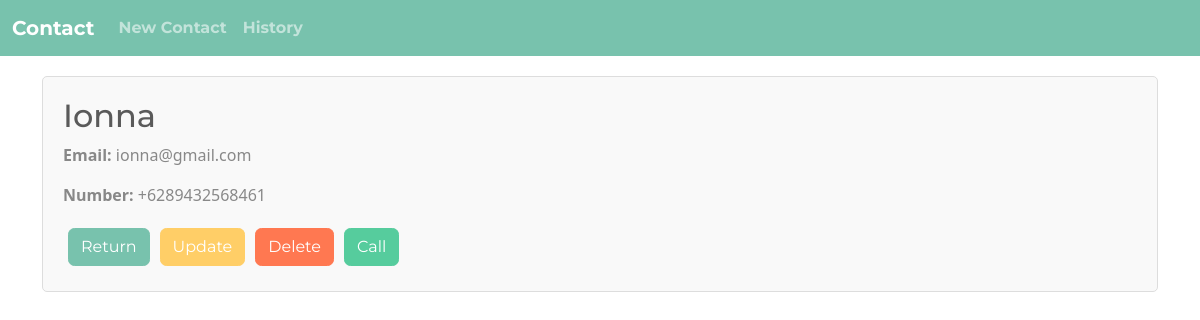
The app's page /contact_detail.php?id=2 with its own data.
### tables this page shows
CREATE TABLE `contact` (
  `id` int(11) NOT NULL,
  `name` varchar(50) NOT NULL,
  `email` varchar(50) NOT NULL,
  `number` varchar(15) NOT NULL,
  `deleted` tinyint(1) NOT NULL DEFAULT 0
);

### contact_detail.php (the view, shortened to what this page needs)
<!DOCTYPE html>
<html lang="en">
<head>
  <link href="https://bootswatch.com/5/minty/bootstrap.min.css" rel="stylesheet">
</head>
<body>
<nav class="navbar navbar-expand-lg bg-primary" data-bs-theme="dark">
  <div class="container-fluid">
    <a class="navbar-brand" href="contact.php"><strong>Contact</strong></a>
    <div class="collapse navbar-collapse" id="navbarColor02">
      <ul class="navbar-nav me-auto">
        <li class="nav-item">
          <a class="nav-link" href="new_contact.html"><strong>New Contact</strong></a>
        </li>
        <li class="nav-item">
          <a class="nav-link" href="history.php"><strong>History</strong></a>
        </li>
      </ul>
    </div>
  </div>
</nav>
<div class="container">
    <?php
    $servername = "localhost";
    $username = "root";
    $password = "";
    $dbname = "contact";
    $conn = new mysqli($servername, $username, $password, $dbname);
    $id = isset($_GET['id']) ? intval($_GET['id']) : 0;
    $sql = "SELECT id, name, email, number, deleted FROM contact WHERE id='$id'";
    $result = $conn->query($sql);
    if ($result->num_rows > 0) {
        $row = $result->fetch_assoc();
        echo '<div class="contact-detail">';
        echo '<h2>' . htmlspecialchars($row["name"]) . '</h2>';
        echo '<p><strong>Email:</strong> ' . htmlspecialchars($row["email"]) . '</p>';
        echo '<p><strong>Number:</strong> ' . htmlspecialchars($row["number"]) . '</p>';
        echo '<a href="contact.php" class="btn btn-primary">Return</a>';
        echo '<a href="update_contact.html?id=' . $row["id"] . '" class="btn btn-warning">Update</a>';
        if ($row["deleted"]) {
            echo '<a class="btn btn-success" href="delete_contact.php?id=' . $row["id"] . '&action=undelete">Undelete</a>';
            echo '<a class="btn btn-secondary disabled" href="#">Call</a>';
        } else {
            echo '<a class="btn btn-danger" href="delete_contact.php?id=' . $row["id"] . '&action=delete">Delete</a>';
            echo '<a class="btn btn-success" href="call.php?id=' . $row["id"] . '">Call</a>';
        }
        echo '</div>';
    } else {
        echo "<p>No details found for this contact.</p>";
    }
    ?>
</div>
</body>
</html>

### contact_detail.php (style rules this page uses)
.contact-detail { margin: 20px auto; padding: 20px; border: 1px solid #ddd; border-radius: 5px; background-color: #f9f9f9; }
.btn { margin: 5px; }

### records on screen
contact: name "Ionna", email "ionna@gmail.com", number "+6289432568461"
